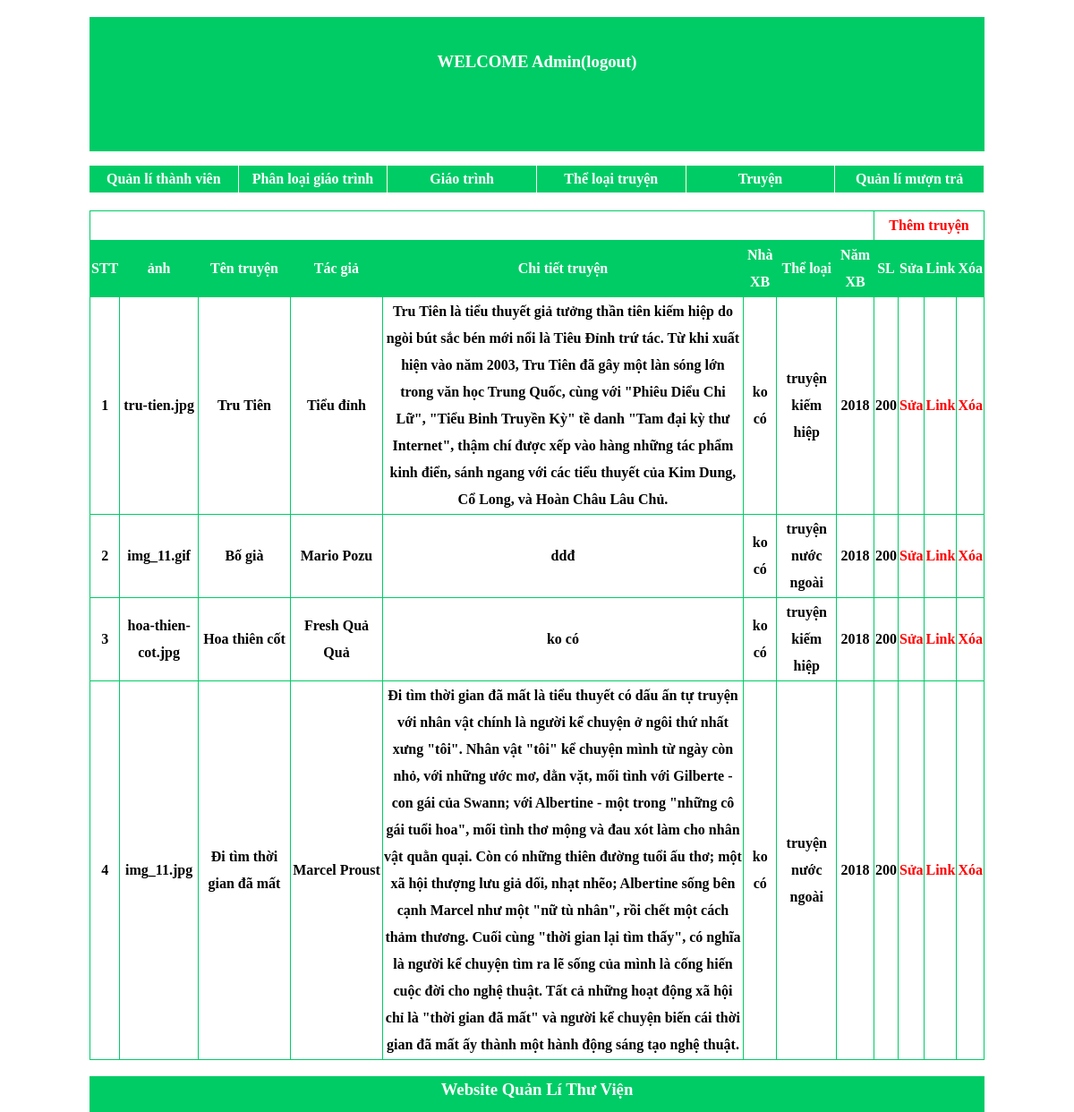
The page /admin/truyen.php on the database its author committed.
### tables this page shows
CREATE TABLE `truyen` (
  `id` int(5) NOT NULL,
  `tentruyen` varchar(255) NOT NULL,
  `hinhanh` varchar(255) NOT NULL,
  `tacgia` varchar(255) NOT NULL,
  `nhaxb` varchar(255) NOT NULL,
  `id_TL` int(5) NOT NULL,
  `mota` text NOT NULL,
  `namxb` int(4) NOT NULL,
  `sl` int(5) NOT NULL
);

CREATE TABLE `theloaitruyen` (
  `id_TL` int(5) NOT NULL,
  `TenTL` varchar(255) NOT NULL
);

### admin/truyen.php (the view, shortened to what this page needs)
<?php
include("/template/header.php");
?>
    <div class="wrapper">
        <table>
            <tr>
                <th colspan="8"></th>
                <th colspan="4"><a href="themtruyen.php" style="color:red;">Thêm truyện </a></th>
            </tr>
            <tr  style=" background-color: #00cc66;color:#FFF;">
                <th >STT</th>
                <th >ảnh</th>
                <th style="width:100px;">Tên truyện</th>
                <th style="width:100px;">Tác giả</th>
                <th style="width:400px;">Chi tiết truyện</th>
                <th>Nhà XB </th>
                <th >Thể loại</th>
                <th >Năm XB</th>
                <th>SL</th>
                <th>Sửa</th>
                <th >Link</th>
                <th>Xóa</th>
            </tr>
            <?php
            require("../connect/config.php");
             $sql="select truyen.*,theloaitruyen.TenTL from truyen,theloaitruyen where truyen.id_TL=theloaitruyen.id_tl order by id desc";
            $result=mysqli_query($conn,$sql);
            $stt=1;
            while($data=mysqli_fetch_assoc($result)){
            echo"<tr>";
                echo"<th>$stt</th>";
                echo"<th>$data[hinhanh]</th>";
                echo"<th>$data[tentruyen]</th>";
                echo"<th>$data[tacgia]</th>";
                echo"<th>$data[mota]</th>";
                echo"<th>$data[nhaxb] </th>";
                echo"<th>$data[TenTL]</th>";
                echo"<th>$data[namxb]</th>";
                echo"<th>$data[sl]</th>";
                echo"<th><a href='Sua_gt.php?id=$data[id]' onclick='return thongbao1();'style='color:red;'>Sửa</a></th>";
                echo"<th><a href='../chitiettruyen.php?id=$data[id]'style='color:red;'>Link</a></th>";
                echo"<th><a href='chucnang/Xoa_gt.php ?id=$data[id]' onclick='return thongbao();'style='color:red;'>Xóa</a></th>";
           echo" </tr>";
        $stt++;}
            ?>
        </table>
    </div>
    <?php
include("/template/footer.php");
?>
</body>
</html>

### admin/style.css (style rules this page uses)
body { width:1000px; height:auto; margin: 0px auto; }
a { text-decoration: none; }
.wrapper table { margin-top:20px; text-align:center; width:1000px; border-collapse: collapse; line-height:25px; }
.wrapper table th { border: 1px solid #00cc66; line-height:30px; }

### rows shown on the page
truyen: hinhanh "tru-tien.jpg", tentruyen "Tru Tiên", tacgia "Tiểu đỉnh", mota "Tru Tiên là tiểu thuyết giả tưởng thần tiên kiếm hiệp do ngòi bút sắc bén mới nổi là Tiêu Đỉnh trứ tác. Từ khi xuất hiện vào năm 2003, Tru Tiên đã gây một làn sóng lớn trong văn học Trung Quốc, cùng với \"Phiêu Diểu Chi Lữ\", \"Tiểu Binh Truyền Kỳ\" tề danh \"Tam đại kỳ thư Internet\", thậm chí được xếp vào hàng những tác phẩm kinh điển, sánh ngang với các tiểu thuyết của Kim Dung, Cổ Long, và Hoàn Châu Lâu Chủ.", nhaxb "ko có", id_TL.TenTL "truyện kiếm hiệp", namxb "2018", sl "200"
truyen: hinhanh "img_11.gif", tentruyen "Bố già", tacgia "Mario Pozu", mota "ddđ", nhaxb "ko có", id_TL.TenTL "truyện nước ngoài", namxb "2018", sl "200"
truyen: hinhanh "hoa-thien-cot.jpg", tentruyen "Hoa thiên cốt", tacgia "Fresh Quả Quả", mota "ko có", nhaxb "ko có", id_TL.TenTL "truyện kiếm hiệp", namxb "2018", sl "200"
truyen: hinhanh "img_11.jpg", tentruyen "Đi tìm thời gian đã mất", tacgia "Marcel Proust", mota "Đi tìm thời gian đã mất là tiểu thuyết có dấu ấn tự truyện với nhân vật chính là người kể chuyện ở ngôi thứ nhất xưng \"tôi\". Nhân vật \"tôi\" kể chuyện mình từ ngày còn nhỏ, với những ước mơ, dằn vặt, mối tình với Gilberte - con gái của Swann; với Albertine - một trong \"những cô gái tuổi hoa\", mối tình thơ mộng và đau xót làm cho nhân vật quằn quại. Còn có những thiên đường tuổi ấu thơ; một xã hội thượng lưu giả dối, nhạt nhẽo; Albertine sống bên cạnh Marcel như một \"nữ tù nhân\", rồi chết một cách thảm thương. Cuối cùng \"thời gian lại tìm thấy\", có nghĩa là người kể chuyện tìm ra lẽ sống của mình là cống hiến cuộc đời cho nghệ thuật. Tất cả những hoạt động xã hội chỉ là \"thời gian đã mất\" và…", nhaxb "ko có", id_TL.TenTL "truyện nước ngoài", namxb "2018", sl "200"
